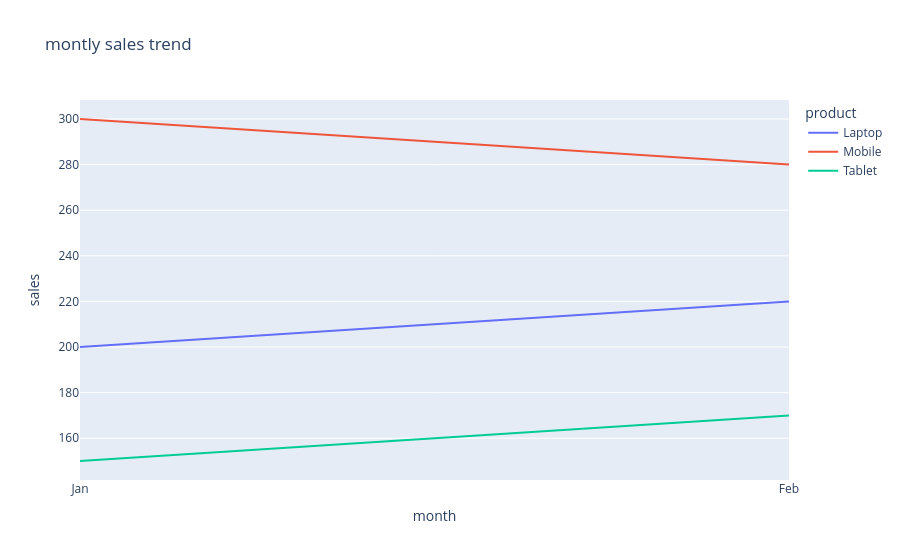

The cell this chart's notebook holds for it:
### Code cell
fig1=px.line(data,x="month",y="sales",color="product",title="montly sales trend")
fig1.show()

### Figure 1 — Plotly figure (JSON) as saved in the notebook; plotly's stock layout.template omitted (floating-point values rounded to 4 significant figures)
{"data": [{"hovertemplate": "product=Laptop<br>month=%{x}<br>sales=%{y}<extra></extra>", "legendgroup": "Laptop", "line": {"color": "#636efa", "dash": "solid"}, "marker": {"symbol": "circle"}, "mode": "lines", "name": "Laptop", "orientation": "v", "showlegend": true, "type": "scatter", "x": ["Jan", "Feb"], "xaxis": "x", "y": [200, 220], "yaxis": "y"}, {"hovertemplate": "product=Mobile<br>month=%{x}<br>sales=%{y}<extra></extra>", "legendgroup": "Mobile", "line": {"color": "#EF553B", "dash": "solid"}, "marker": {"symbol": "circle"}, "mode": "lines", "name": "Mobile", "orientation": "v", "showlegend": true, "type": "scatter", "x": ["Jan", "Feb"], "xaxis": "x", "y": [300, 280], "yaxis": "y"}, {"hovertemplate": "product=Tablet<br>month=%{x}<br>sales=%{y}<extra></extra>", "legendgroup": "Tablet", "line": {"color": "#00cc96", "dash": "solid"}, "marker": {"symbol": "circle"}, "mode": "lines", "name": "Tablet", "orientation": "v", "showlegend": true, "type": "scatter", "x": ["Jan", "Feb"], "xaxis": "x", "y": [150, 170], "yaxis": "y"}], "layout": {"legend": {"title": {"text": "product"}, "tracegroupgap": 0}, "title": {"text": "montly sales trend"}, "xaxis": {"anchor": "y", "domain": [0, 1], "title": {"text": "month"}}, "yaxis": {"anchor": "x", "domain": [0, 1], "title": {"text": "sales"}}}}
